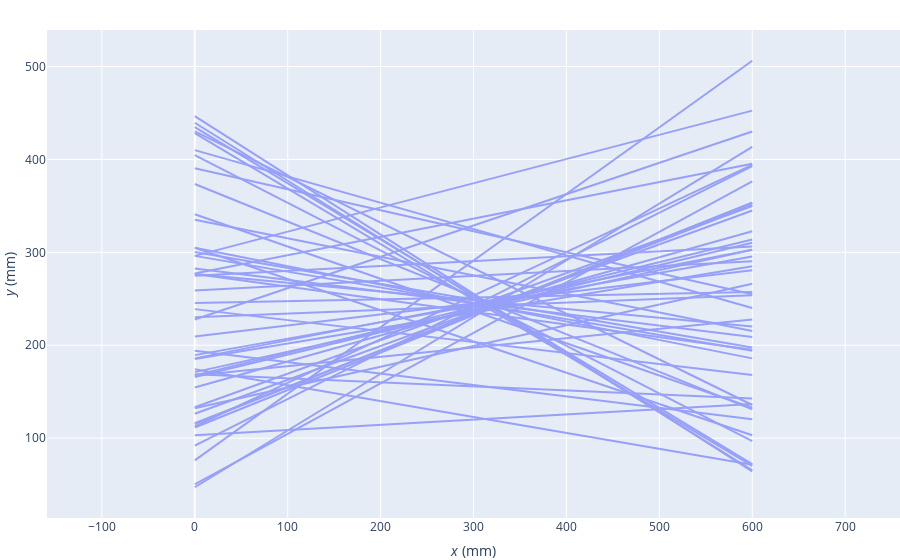

Source (notebook cell):
### Code cell
from pept.visualisation import PlotlyGrapher2D

grapher = PlotlyGrapher2D()
grapher.add_lines(lors)
grapher.show()

### Figure 1 — Plotly figure (JSON) as saved in the notebook; plotly's stock layout.template omitted (floating-point values rounded to 4 significant figures; data arrays with more than 128 entries replaced by an {"elided": "..."} marker saying what was removed)
{"data": [{"line": {"width": 2}, "mode": "lines", "opacity": 0.6, "type": "scatter", "x": {"elided": "150 int values"}, "xaxis": "x", "y": {"elided": "150 float values"}, "yaxis": "y"}], "layout": {"annotations": [{"font": {"size": 16}, "showarrow": false, "text": "  ", "x": 0.5, "xanchor": "center", "xref": "paper", "y": 1, "yanchor": "bottom", "yref": "paper"}], "margin": {"b": 30, "l": 0, "r": 0, "t": 30}, "showlegend": false, "xaxis": {"anchor": "y", "domain": [0, 1], "range": [0, 600], "title": {"text": "<i>x</i> (mm)"}}, "yaxis": {"anchor": "x", "domain": [0, 1], "scaleanchor": "x", "scaleratio": 1, "title": {"text": "<i>y</i> (mm)"}}}}
